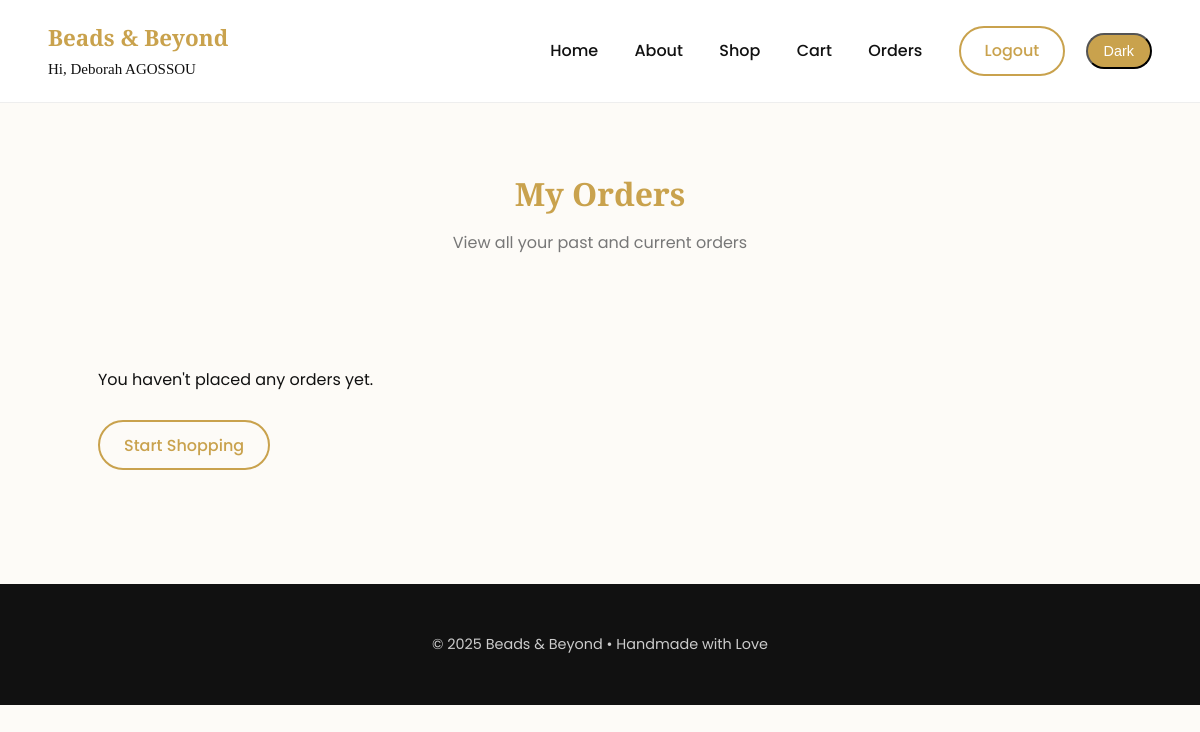
Page /orders.php (signed in) on the earlier database version.
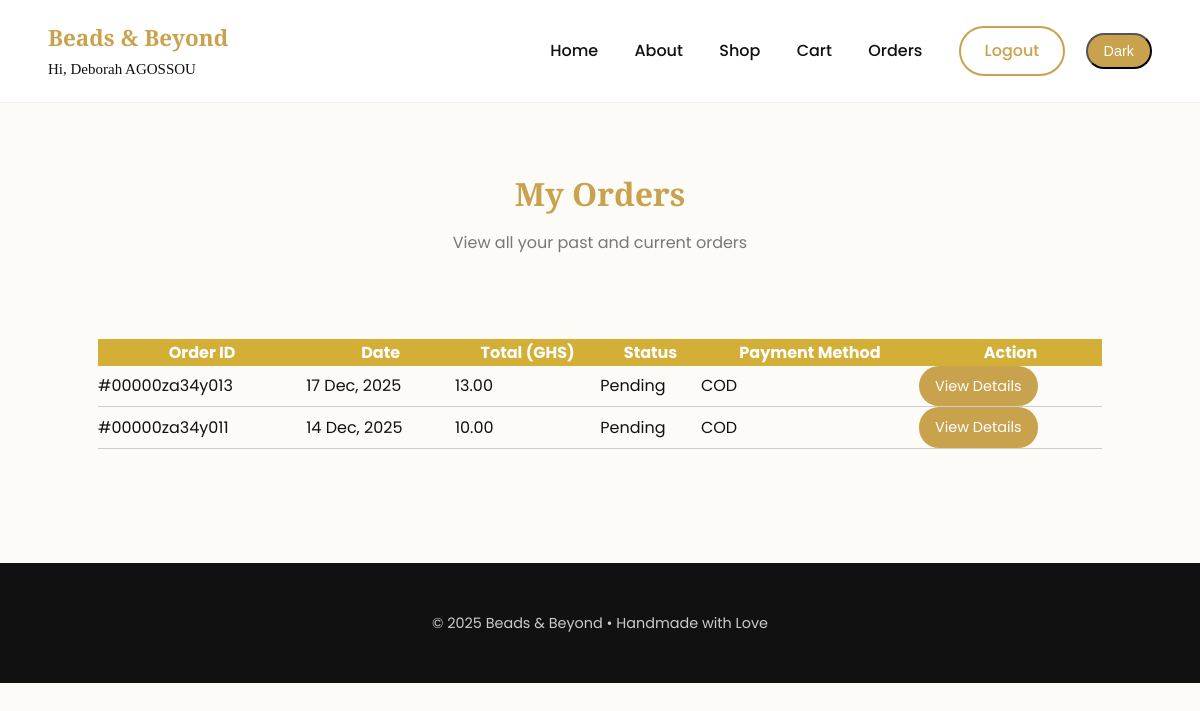
Same page on the later database version.
### tables this page shows
CREATE TABLE `orders` (
  `order_id` int NOT NULL,
  `user_id` int NOT NULL,
  `total_amount` decimal(10,2) NOT NULL,
  `order_status` enum('Pending','Paid','Shipped','Completed','Cancelled') DEFAULT 'Pending',
  `created_at` timestamp NOT NULL DEFAULT CURRENT_TIMESTAMP,
  `updated_at` timestamp NOT NULL DEFAULT CURRENT_TIMESTAMP ON UPDATE CURRENT_TIMESTAMP,
  `payment_method` varchar(50) NOT NULL DEFAULT 'COD'
);

### php/auth_session.php (called while the page is built, shortened)
<?php
function is_logged_in() {
    return isset($_SESSION['user_id']);
}
?>

### orders.php (the view, shortened to what this page needs)
<?php
require 'php/db.php';
require 'php/auth_session.php';
$user_id = $_SESSION['user_id'];
$stmt = $pdo->prepare("SELECT * FROM orders WHERE user_id = ? ORDER BY created_at DESC");
$stmt->execute([$user_id]);
$orders = $stmt->fetchAll();
?>
<!DOCTYPE html>
<html lang="en">
<head>
    <link rel="stylesheet" href="css/style.css">
</head>
<body>
<header class="main-header">
    <div class="logo">Beads & Beyond<br>
        <h6 class="welcome">Hi, <?= htmlspecialchars($_SESSION['full_name']) ?></h6>
    </div>
    <nav class="main-nav">
        <a href="index.php">Home</a>
        <a href="about.php">About</a>
        <?php if(is_logged_in()): ?>
                <a href="shop.php">Shop</a>
                <a href="cart.php">Cart</a>
                <a href="orders.php">Orders</a>
                <a href="php/logout.php" class="btn-outline">Logout</a>
            <?php else: ?>
                <a href="php/login.php">Login</a>
            <?php endif; ?>
        <button id="darkToggle" class="btn-small">Dark</button>
    </nav>
</header>
<section class="orders-page">
    <div class="section-header">
        <h2>My Orders</h2>
        <p>View all your past and current orders</p>
    </div>
    <div class="orders-container" style="padding:50px;">
        <?php if (empty($orders)): ?>
            <p><br>You haven't placed any orders yet.</p><br>
            <a href="shop.php" class="btn-outline">Start Shopping</a>
        <?php else: ?>
            <table style="width:100%; border-collapse:collapse;">
                <thead>
                    <tr style="background:#d4af37; color:#fff;">
                        <th>Order ID</th>
                        <th>Date</th>
                        <th>Total (GHS)</th>
                        <th>Status</th>
                        <th>Payment Method</th>
                        <th>Action</th>
                    </tr>
                </thead>
                <tbody>
                    <?php foreach ($orders as $order): ?>
                        <tr style="border-bottom:1px solid #ccc;">
                            <td>#00000za34y01<?= $order['order_id'] ?></td>
                            <td><?= date('d M, Y', strtotime($order['created_at'])) ?></td>
                            <td><?= number_format($order['total_amount'], 2) ?></td>
                            <td><?= htmlspecialchars($order['order_status']) ?></td>
                            <td><?= htmlspecialchars($order['payment_method']) ?></td>
                            <td>
                                <a href="orders_details.php?id=<?= $order['order_id'] ?>" class="btn-small">View Details</a>
                            </td>
                        </tr>
                    <?php endforeach; ?>
                </tbody>
            </table>
        <?php endif; ?>
    </div>
</section>
<footer class="footer">
    <p>© <?= date('Y') ?> Beads & Beyond • Handmade with Love</p>
</footer>
</body>
</html>

Differences in the rows shown:
added orders: order_id "3", created_at "17 Dec, 2025", total_amount "13.00", order_status "Pending", payment_method "COD"
added orders: order_id "1", created_at "14 Dec, 2025", total_amount "10.00", order_status "Pending", payment_method "COD"
Other differences:
text no longer shown: "You haven't placed any orders yet. Start Shopping"
text now shown: "Order ID Date Total (GHS) Status Payment Method Action"
